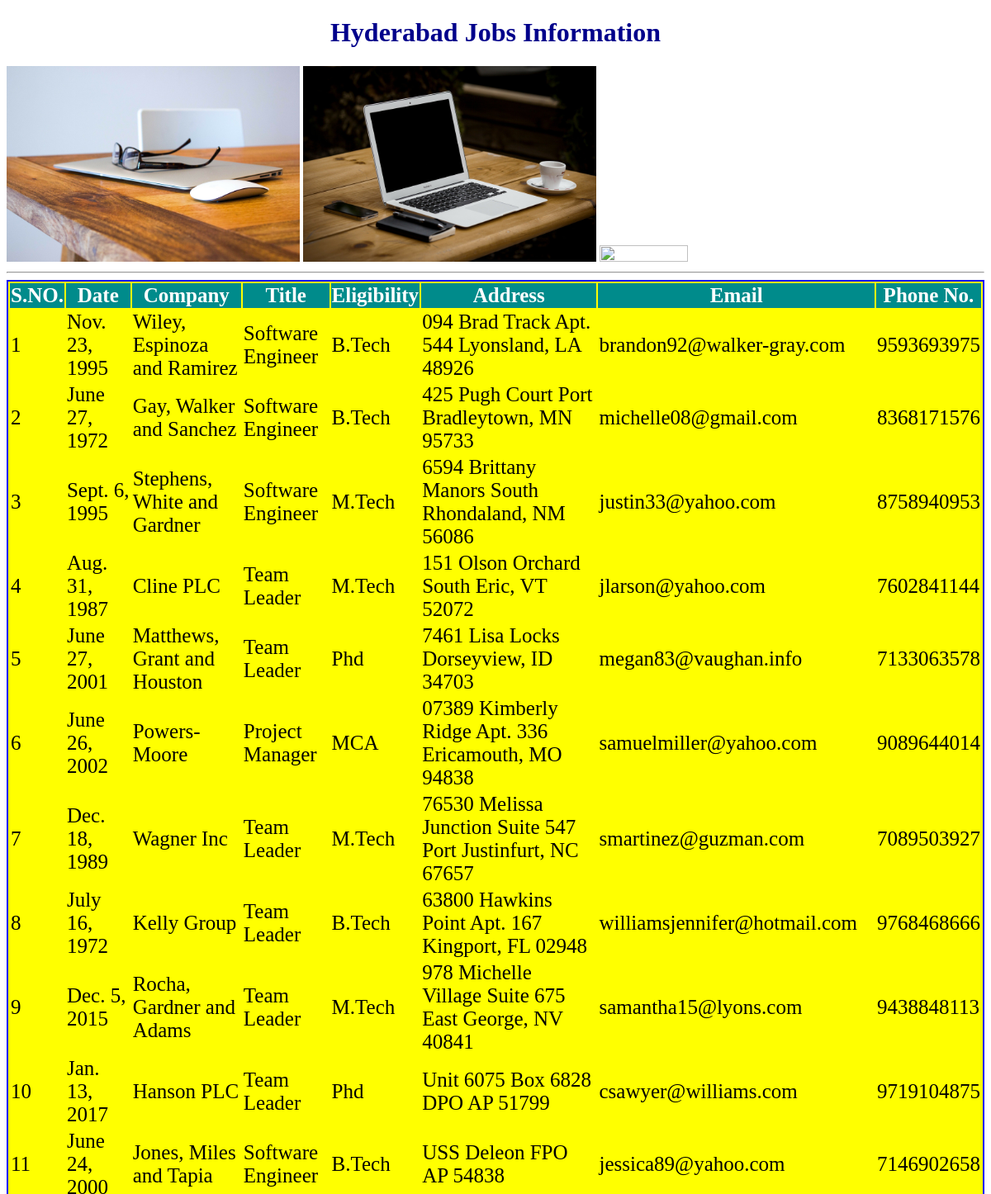
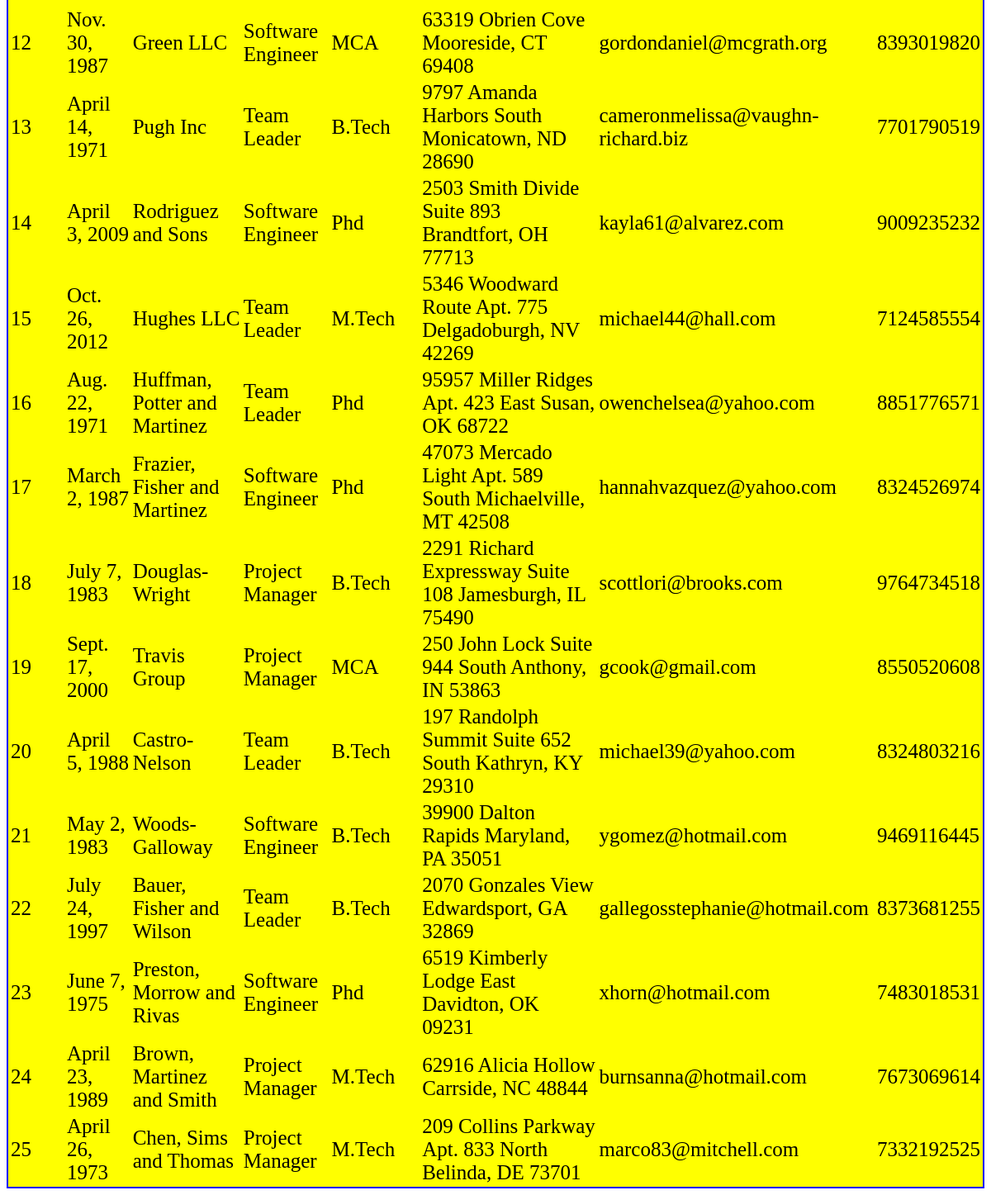
Screenshot of /hydjobs/ with the database file from the repository (2 pictures, top to bottom).
### jobsApp/models.py (models this page shows)
class hydjobs(models.Model):
    date = models.DateField()
    company = models.CharField(max_length=100)
    title = models.CharField(max_length=100)
    eligibility = models.CharField(max_length=100)
    address = models.CharField(max_length=100)
    email = models.EmailField()
    phonenumber = models.IntegerField()

### jobsApp/views.py (the view)
# urls.py: path('hydjobs/', views.hydjobs1),
def hydjobs1(request):
    job_list = hydjobs.objects.order_by('id')
    my_dict = {'job_list':job_list}
    return render(request,'templates/testapp/hydjobs.html',context=my_dict)

### templates/testapp/hydjobs.html (shortened to what this page needs)
<!DOCTYPE html>
{% load static %}
<html lang="en">
<head>
    <link rel="stylesheet" href="{% static 'css/style.css' %}">
</head>
<body>
    <h1>Hyderabad Jobs Information</h1>
    <img src="{% static 'images/macbook-336704_1920.jpg' %}" style="height: 30%;width: 30%">
    <img src="{% static 'images/workstation-336369_1920.jpg' %}" style="height: 30%;width: 30%">
    <img src="{% static 'images/write-593333_1920.jpg' %}" style="height: 30%;width: 30%">
    <hr>
    {% if job_list %}
    <table>
        <thead>
            <th>S.NO.</th>
            <th>Date</th>
            <th>Company</th>
            <th>Title</th>
            <th>Eligibility</th>
            <th>Address</th>
            <th>Email</th>
            <th>Phone No.</th>
        </thead>
        {% for job in job_list %}
            <tr>
                <td>{{ job.id }}</td>
                <td>{{ job.date }}</td>
                <td>{{ job.company }}</td>
                <td>{{ job.title }}</td>
                <td>{{ job.eligibility }}</td>
                <td>{{ job.address }}</td>
                <td>{{ job.email }}</td>
                <td>{{ job.phonenumber }}</td>
            </tr>
        {% endfor %}
    </table>
        {% else %}
        <p>No Jobs Found in Hyderabad.</p>
    {% endif %}
</body>
</html>

### jobsApp/static/css/style.css (style rules this page uses)
h1 { color: darkblue; text-align: center; }
table { border: 2px solid blue; margin: auto; background-color: yellow; font-size: 25px; }
thead { background-color: darkcyan; color: white; }
img { width: 30%; height: 30%; }

### rows the page displays
hydjobs: id "1", date "Nov. 23, 1995", company "Wiley, Espinoza and Ramirez", title "Software Engineer", eligibility "B.Tech", address "094 Brad Track Apt. 544 Lyonsland, LA 48926", email "brandon92@walker-gray.com", phonenumber "9593693975"
hydjobs: id "2", date "June 27, 1972", company "Gay, Walker and Sanchez", title "Software Engineer", eligibility "B.Tech", address "425 Pugh Court Port Bradleytown, MN 95733", email "michelle08@gmail.com", phonenumber "8368171576"
hydjobs: id "3", date "Sept. 6, 1995", company "Stephens, White and Gardner", title "Software Engineer", eligibility "M.Tech", address "6594 Brittany Manors South Rhondaland, NM 56086", email "justin33@yahoo.com", phonenumber "8758940953"
hydjobs: id "4", date "Aug. 31, 1987", company "Cline PLC", title "Team Leader", eligibility "M.Tech", address "151 Olson Orchard South Eric, VT 52072", email "jlarson@yahoo.com", phonenumber "7602841144"
hydjobs: id "5", date "June 27, 2001", company "Matthews, Grant and Houston", title "Team Leader", eligibility "Phd", address "7461 Lisa Locks Dorseyview, ID 34703", email "megan83@vaughan.info", phonenumber "7133063578"
hydjobs: id "6", date "June 26, 2002", company "Powers-Moore", title "Project Manager", eligibility "MCA", address "07389 Kimberly Ridge Apt. 336 Ericamouth, MO 94838", email "samuelmiller@yahoo.com", phonenumber "9089644014"
hydjobs: id "7", date "Dec. 18, 1989", company "Wagner Inc", title "Team Leader", eligibility "M.Tech", address "76530 Melissa Junction Suite 547 Port Justinfurt, NC 67657", email "smartinez@guzman.com", phonenumber "7089503927"
hydjobs: id "8", date "July 16, 1972", company "Kelly Group", title "Team Leader", eligibility "B.Tech", address "63800 Hawkins Point Apt. 167 Kingport, FL 02948", email "williamsjennifer@hotmail.com", phonenumber "9768468666"
hydjobs: id "9", date "Dec. 5, 2015", company "Rocha, Gardner and Adams", title "Team Leader", eligibility "M.Tech", address "978 Michelle Village Suite 675 East George, NV 40841", email "samantha15@lyons.com", phonenumber "9438848113"
hydjobs: id "10", date "Jan. 13, 2017", company "Hanson PLC", title "Team Leader", eligibility "Phd", address "Unit 6075 Box 6828 DPO AP 51799", email "csawyer@williams.com", phonenumber "9719104875"
hydjobs: id "11", date "June 24, 2000", company "Jones, Miles and Tapia", title "Software Engineer", eligibility "B.Tech", address "USS Deleon FPO AP 54838", email "jessica89@yahoo.com", phonenumber "7146902658"
hydjobs: id "12", date "Nov. 30, 1987", company "Green LLC", title "Software Engineer", eligibility "MCA", address "63319 Obrien Cove Mooreside, CT 69408", email "gordondaniel@mcgrath.org", phonenumber "8393019820"
hydjobs: id "13", date "April 14, 1971", company "Pugh Inc", title "Team Leader", eligibility "B.Tech", address "9797 Amanda Harbors South Monicatown, ND 28690", email "cameronmelissa@vaughn-richard.biz", phonenumber "7701790519"
hydjobs: id "14", date "April 3, 2009", company "Rodriguez and Sons", title "Software Engineer", eligibility "Phd", address "2503 Smith Divide Suite 893 Brandtfort, OH 77713", email "kayla61@alvarez.com", phonenumber "9009235232"
hydjobs: id "15", date "Oct. 26, 2012", company "Hughes LLC", title "Team Leader", eligibility "M.Tech", address "5346 Woodward Route Apt. 775 Delgadoburgh, NV 42269", email "michael44@hall.com", phonenumber "7124585554"
hydjobs: id "16", date "Aug. 22, 1971", company "Huffman, Potter and Martinez", title "Team Leader", eligibility "Phd", address "95957 Miller Ridges Apt. 423 East Susan, OK 68722", email "owenchelsea@yahoo.com", phonenumber "8851776571"
hydjobs: id "17", date "March 2, 1987", company "Frazier, Fisher and Martinez", title "Software Engineer", eligibility "Phd", address "47073 Mercado Light Apt. 589 South Michaelville, MT 42508", email "hannahvazquez@yahoo.com", phonenumber "8324526974"
hydjobs: id "18", date "July 7, 1983", company "Douglas-Wright", title "Project Manager", eligibility "B.Tech", address "2291 Richard Expressway Suite 108 Jamesburgh, IL 75490", email "scottlori@brooks.com", phonenumber "9764734518"
hydjobs: id "19", date "Sept. 17, 2000", company "Travis Group", title "Project Manager", eligibility "MCA", address "250 John Lock Suite 944 South Anthony, IN 53863", email "gcook@gmail.com", phonenumber "8550520608"
hydjobs: id "20", date "April 5, 1988", company "Castro-Nelson", title "Team Leader", eligibility "B.Tech", address "197 Randolph Summit Suite 652 South Kathryn, KY 29310", email "michael39@yahoo.com", phonenumber "8324803216"
hydjobs: id "21", date "May 2, 1983", company "Woods-Galloway", title "Software Engineer", eligibility "B.Tech", address "39900 Dalton Rapids Maryland, PA 35051", email "ygomez@hotmail.com", phonenumber "9469116445"
hydjobs: id "22", date "July 24, 1997", company "Bauer, Fisher and Wilson", title "Team Leader", eligibility "B.Tech", address "2070 Gonzales View Edwardsport, GA 32869", email "gallegosstephanie@hotmail.com", phonenumber "8373681255"
hydjobs: id "23", date "June 7, 1975", company "Preston, Morrow and Rivas", title "Software Engineer", eligibility "Phd", address "6519 Kimberly Lodge East Davidton, OK 09231", email "xhorn@hotmail.com", phonenumber "7483018531"
hydjobs: id "24", date "April 23, 1989", company "Brown, Martinez and Smith", title "Project Manager", eligibility "M.Tech", address "62916 Alicia Hollow Carrside, NC 48844", email "burnsanna@hotmail.com", phonenumber "7673069614"
hydjobs: id "25", date "April 26, 1973", company "Chen, Sims and Thomas", title "Project Manager", eligibility "M.Tech", address "209 Collins Parkway Apt. 833 North Belinda, DE 73701", email "marco83@mitchell.com", phonenumber "7332192525"
